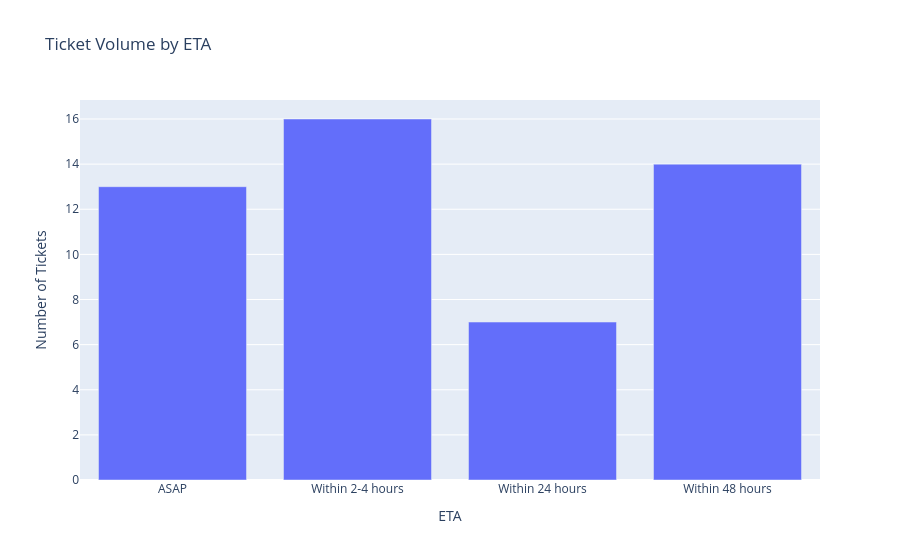

Notebook code cell kept with this figure:
### Code cell
eta_counts = final_data.groupby('ETA')['support_tick_id'].count().reset_index(name='tick_count')

fig = px.bar(
    eta_counts,
    x='ETA',
    y='tick_count',
    title='Ticket Volume by ETA'
)
fig.update_layout(yaxis_title = 'Number of Tickets')
fig.show()

### Figure 1 — Plotly figure (JSON) as saved in the notebook; plotly's stock layout.template omitted (floating-point values rounded to 4 significant figures)
{"data": [{"hovertemplate": "ETA=%{x}<br>tick_count=%{y}<extra></extra>", "legendgroup": "", "marker": {"color": "#636efa", "pattern": {"shape": ""}}, "name": "", "orientation": "v", "showlegend": false, "textposition": "auto", "type": "bar", "x": ["ASAP", "Within 2-4 hours", "Within 24 hours", "Within 48 hours"], "xaxis": "x", "y": [13, 16, 7, 14], "yaxis": "y"}], "layout": {"barmode": "relative", "legend": {"tracegroupgap": 0}, "title": {"text": "Ticket Volume by ETA"}, "xaxis": {"anchor": "y", "domain": [0, 1], "title": {"text": "ETA"}}, "yaxis": {"anchor": "x", "domain": [0, 1], "title": {"text": "Number of Tickets"}}}}
